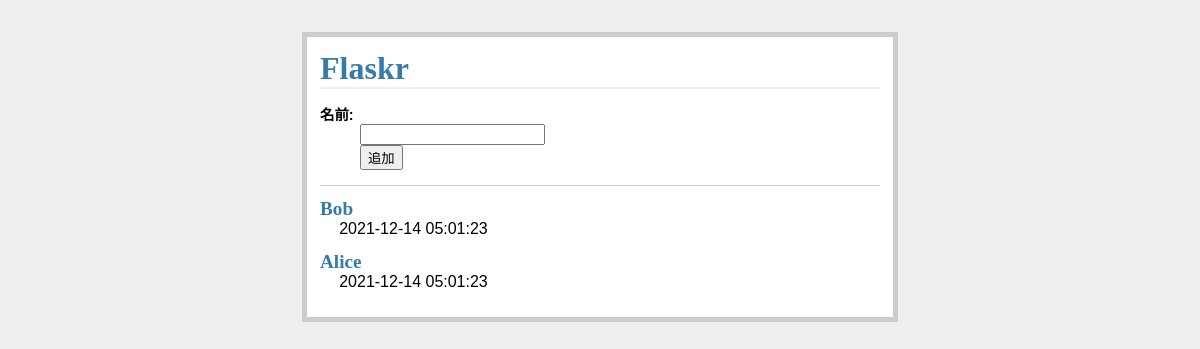
Before: / with the older database file.
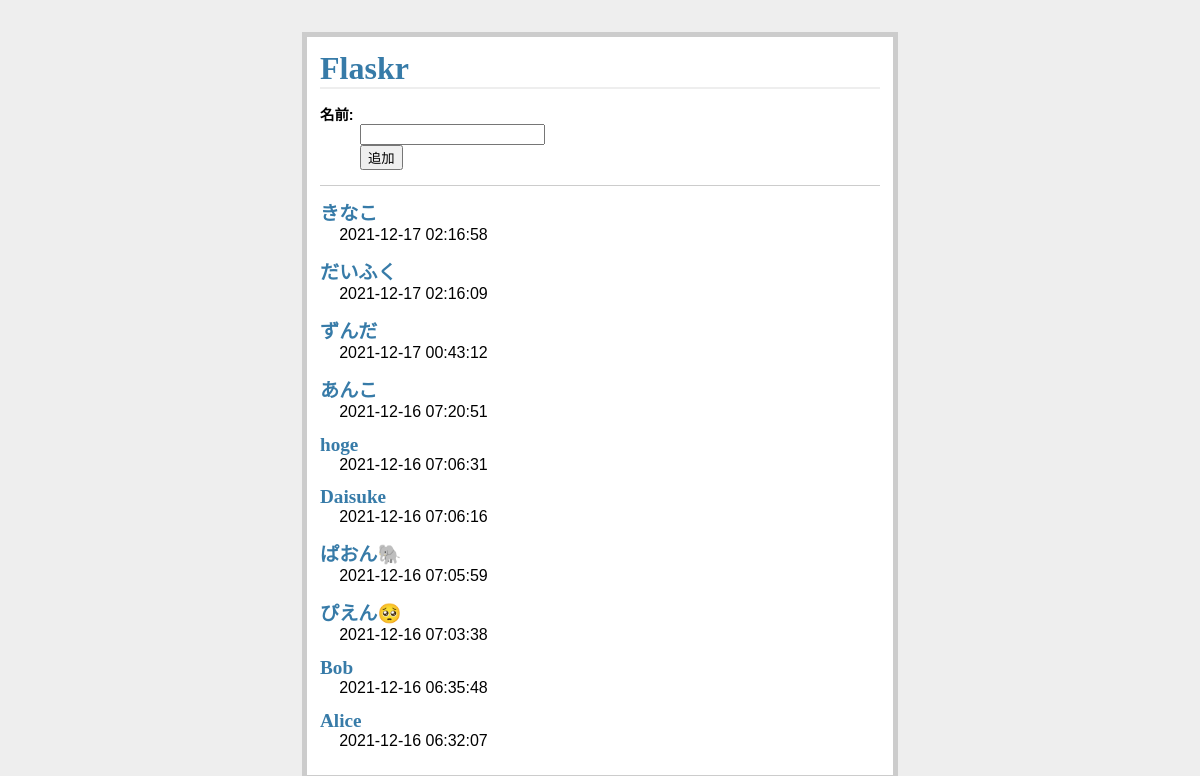
After: the same page with the newer database file.
### pazzle15/models.py (models this page shows, shortened)
class Player(db.Model):
    __tablename__ = "player"
    player_id = db.Column(db.Integer, primary_key=True, autoincrement=True)
    name = db.Column(db.String, nullable=False)
    created_dt = db.Column(db.DateTime(timezone=True), default=db.func.now())
    current = db.Column(db.Integer, server_default="0")

### pazzle15/views.py (the view)
@app.route('/')
def show_entries():
    entries = Player.query.order_by(Player.player_id.desc()).all()
    return render_template('show_entries.html', entries=entries)

### pazzle15/templates/show_entries.html
{% extends "layout.html" %}
{% block body %}
  <form action="{{ url_for('add_entry') }}" method=post class=add-entry>
    <dl>
      <dt>名前:
      <dd><input type=text size=20 name="name">
      <dd><input type=submit value="追加">
    </dl>
  </form>
  <ul class=entries>
  {% for entry in entries %}
    <li><h2>{{ entry.name }}</h2>{{ entry.created_dt }}
  {% else %}
    <li><em>Unbelievable.  No entries here so far</em>
  {% endfor %}
  </ul>
{% endblock %}

### pazzle15/templates/layout.html (shortened to what this page needs)
<!doctype html>
<link rel=stylesheet type=text/css href="{{ url_for('static', filename='style.css') }}">
<div class=page>
  <h1>Flaskr</h1>
  {% block body %}{% endblock %}
</div>

### pazzle15/static/style.css (style rules this page uses)
a, h1, h2 { color: #377ba8; }
h1, h2 { font-family: 'Georgia', serif; margin: 0; }
h1 { border-bottom: 2px solid #eee; }
h2 { font-size: 1.2em; }
.page { margin: 2em auto; width: 35em; border: 5px solid #ccc; padding: 0.8em; background: white; }
.entries { list-style: none; margin: 0; padding: 0; }
.entries li { margin: 0.8em 1.2em; }
.entries li h2 { margin-left: -1em; }
.add-entry { font-size: 0.9em; border-bottom: 1px solid #ccc; }
.add-entry dl { font-weight: bold; }

Changed rows visible on the page:
added Player: name "きなこ", created_dt "2021-12-17 02:16:58"
added Player: name "だいふく", created_dt "2021-12-17 02:16:09"
added Player: name "ずんだ", created_dt "2021-12-17 00:43:12"
added Player: name "あんこ", created_dt "2021-12-16 07:20:51"
added Player: name "hoge", created_dt "2021-12-16 07:06:31"
added Player: name "Daisuke", created_dt "2021-12-16 07:06:16"
added Player: name "ぱおん🐘", created_dt "2021-12-16 07:05:59"
added Player: name "ぴえん🥺", created_dt "2021-12-16 07:03:38"
changed Player "Bob": created_dt "2021-12-14 05:01:23" → "2021-12-16 06:35:48"
changed Player "Alice": created_dt "2021-12-14 05:01:23" → "2021-12-16 06:32:07"
